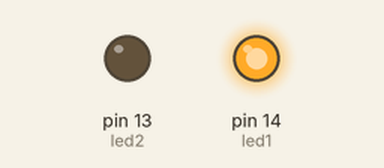
Simulated run of this sketch. Board: Arduino Uno, built with avr-gcc and run on an emulated ATmega328P. On the bench: output pins drawn as LEDs (lit = HIGH).

Above: at 0.1 s.
Timing chart, 0 to 1.6 s (numbered marks = the images above):
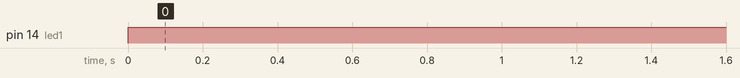

The sketch:

2leds.ino
```cpp
#define led1 14
#define led2 13

void setup() {
  // put your setup code here, to run once:
pinMode(14,OUTPUT);
pinMode(13,OUTPUT);

}

void loop() {
  // put your main code here, to run repeatedly:
digitalWrite(led1,HIGH);
digitalWrite(led2,LOW);
delay(200);
digitalWrite(led1,LOW);
digitalWrite(led1,HIGH);
delay(500);
}
```

Measured:
- by itself, pin 14 (led1): LOW → HIGH at 0.00 s
